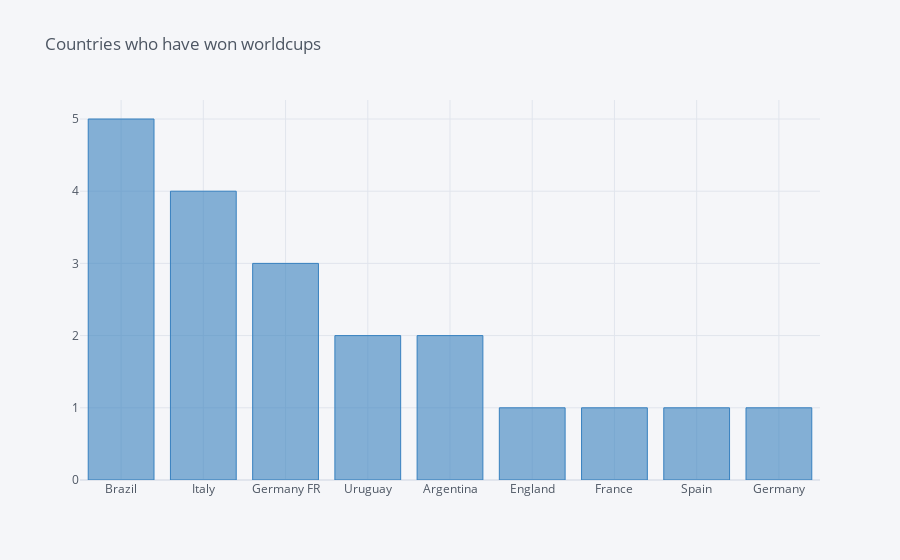

Notebook cell for this chart:
### Code cell
# Graphical Representation of above mentioned data

data_countries.iplot(kind='bar',y='Winner',title='Countries who have won worldcups',colors='blue')

### Figure 1 — Plotly figure (JSON) as saved in the notebook; plotly's stock layout.template omitted (floating-point values rounded to 4 significant figures)
{"data": [{"marker": {"color": "rgba(55, 128, 191, 0.6)", "line": {"color": "rgba(55, 128, 191, 1.0)", "width": 1}}, "name": "Winner", "orientation": "v", "text": "", "type": "bar", "x": ["Brazil", "Italy", "Germany FR", "Uruguay", "Argentina", "England", "France", "Spain", "Germany"], "y": [5, 4, 3, 2, 2, 1, 1, 1, 1]}], "layout": {"autosize": true, "legend": {"bgcolor": "#F5F6F9", "font": {"color": "#4D5663"}}, "paper_bgcolor": "#F5F6F9", "plot_bgcolor": "#F5F6F9", "title": {"font": {"color": "#4D5663"}, "text": "Countries who have won worldcups"}, "xaxis": {"autorange": true, "gridcolor": "#E1E5ED", "range": [-0.5, 8.5], "showgrid": true, "tickfont": {"color": "#4D5663"}, "title": {"font": {"color": "#4D5663"}, "text": ""}, "type": "category", "zerolinecolor": "#E1E5ED"}, "yaxis": {"autorange": true, "gridcolor": "#E1E5ED", "range": [0, 5.263], "showgrid": true, "tickfont": {"color": "#4D5663"}, "title": {"font": {"color": "#4D5663"}, "text": ""}, "type": "linear", "zerolinecolor": "#E1E5ED"}}}
